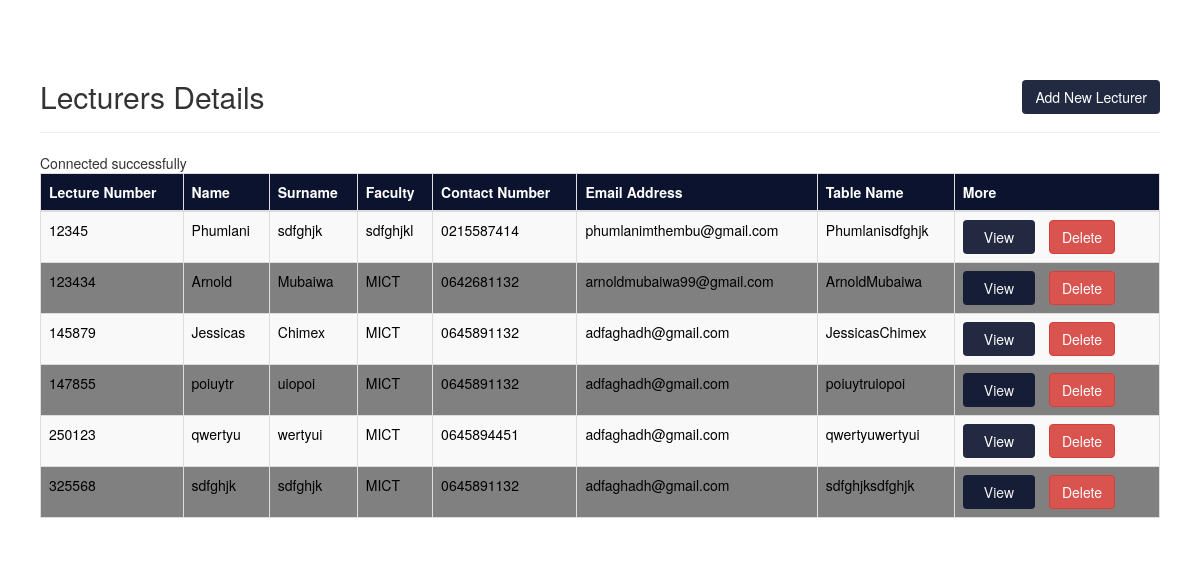
The page /Admin/Lecturers.php on the database its author committed.
### tables this page shows
CREATE TABLE `Lecturers` (
  `LecturerNumber` int(6) NOT NULL,
  `UniqueNumber` varchar(10) NOT NULL,
  `Name` varchar(25) NOT NULL,
  `Surname` varchar(25) NOT NULL,
  `Faculty` varchar(10) NOT NULL,
  `ContactNumber` varchar(10) NOT NULL,
  `Email` varchar(50) NOT NULL,
  `TableName` varchar(50) NOT NULL
);

### Admin/Lecturers.php (the view, shortened to what this page needs)
<!DOCTYPE html>
<html lang="en">
<head>
    <link rel="stylesheet" href="https://maxcdn.bootstrapcdn.com/bootstrap/3.3.7/css/bootstrap.css">
    <link rel="stylesheet" href="main.css">
</head>
<body>
            <div class="row">
                <div class="col-md-12">
                    <div class="page-header clearfix">
                        <h2 class="pull-left">Lecturers Details</h2>
                        <a href="NewLecturer.php" class="btn pull-right addBTN" >Add New Lecturer</a>
                    </div>
                    <div class="result">
                    <?php
                    require_once "connection.php";
                    $sql = "SELECT * FROM Lecturers";
                    if($result = mysqli_query($conn, $sql)){
                        if(mysqli_num_rows($result) > 0){
                            echo "<table class='table table-bordered table-striped'>";
                                echo "<thead>";
                                    echo "<tr>";
                                        echo "<th>Lecture Number</th>";
                                        echo "<th>Name</th>";
                                        echo "<th>Surname</th>";;
                                        echo "<th>Faculty</th>";
                                        echo "<th>Contact Number</th>";
                                        echo "<th>Email Address</th>";
                                        echo "<th>Table Name</th>";
                                        echo "<th>More</th>";
                                    echo "</tr>";
                                echo "</thead>";
                                echo "<tbody>";
                                while($row = mysqli_fetch_array($result)){
                                    echo "<tr>";
                                        echo "<td>" . $row['LecturerNumber'] . "</td>";
                                        echo "<td>" . $row['Name'] . "</td>";
                                        echo "<td>" . $row['Surname'] . "</td>";
                                        echo "<td>" . $row['Faculty'] . "</td>";
                                        echo "<td>" . $row['ContactNumber'] . "</td>";
                                        echo "<td>" . $row['Email'] . "</td>";
                                        echo "<td>" . $row['TableName'] . "</td>";
                                        echo "<td>";
                                            echo "<a href='SearchLecturer.php?LecturerNumber=". $row['LecturerNumber'] ."' title='View Record'> <input type='submit' class='btn btnSubmit' value='View'></a>";
                                            echo "<a href='DeleteLecture.php?LecturerNumber=". $row['LecturerNumber'] ."' title='Delete Record'> <input type='submit' class='btn btn-danger' value='Delete'></a>";
                                        echo "</td>";
                                    echo "</tr>";
                                }
                                echo "</tbody>";
                            echo "</table>";
                        } else{
                            echo "<p class='lead'><em>No records were found.</em></p>";
                        }
                    } else{
                        echo "ERROR: Could not able to execute $sql. " . mysqli_error($conn);
                    }
                    ?>
                    </div>
                </div>
            </div>
</body>
</html>

### Admin/main.css (style rules this page uses)
.btnSubmit { background-color: rgb(11, 19, 46); color:white; padding-right:20px; padding-left:20px; opacity: 0.9; }

### Admin/Lecturers.php (style rules this page uses)
.page-header h2 { margin-top: 0; }
th { background-color: rgb(11, 19, 46); color:white; }
table tr td:last-child a { margin-right: 10px; }
body { padding:40px; }
td { font-size:14px; }
.addBTN { background-color: rgb(11, 19, 46); color:white; opacity: 0.9; }
tr { background-color: gray; color:black; }

### rows shown on the page
lecturers: LecturerNumber "12345", Name "Phumlani", Surname "sdfghjk", Faculty "sdfghjkl", ContactNumber "0215587414", Email "phumlanimthembu@gmail.com", TableName "Phumlanisdfghjk"
lecturers: LecturerNumber "123434", Name "Arnold", Surname "Mubaiwa", Faculty "MICT", ContactNumber "0642681132", Email "arnoldmubaiwa99@gmail.com", TableName "ArnoldMubaiwa"
lecturers: LecturerNumber "145879", Name "Jessicas", Surname "Chimex", Faculty "MICT", ContactNumber "0645891132", Email "adfaghadh@gmail.com", TableName "JessicasChimex"
lecturers: LecturerNumber "147855", Name "poiuytr", Surname "uiopoi", Faculty "MICT", ContactNumber "0645891132", Email "adfaghadh@gmail.com", TableName "poiuytruiopoi"
lecturers: LecturerNumber "250123", Name "qwertyu", Surname "wertyui", Faculty "MICT", ContactNumber "0645894451", Email "adfaghadh@gmail.com", TableName "qwertyuwertyui"
lecturers: LecturerNumber "325568", Name "sdfghjk", Surname "sdfghjk", Faculty "MICT", ContactNumber "0645891132", Email "adfaghadh@gmail.com", TableName "sdfghjksdfghjk"
